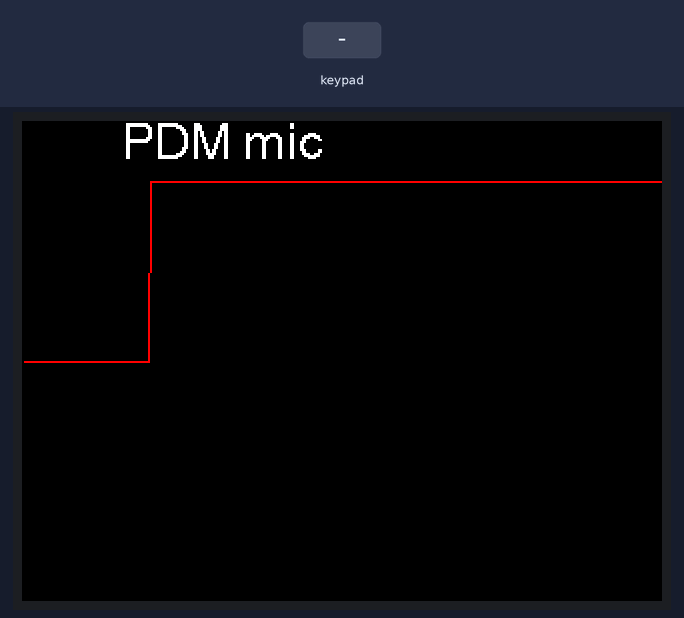
This sketch was run on a simulated ESP32. Parts: 320×240 colour display. The test bench sets the inputs (shaded band). I2S audio is not simulated (input reads silence); what the sketch prints to the serial monitor is not drawn.

Above: at 1.9 s.
2.0 s: key 'A' pressed
At 4.0 s:
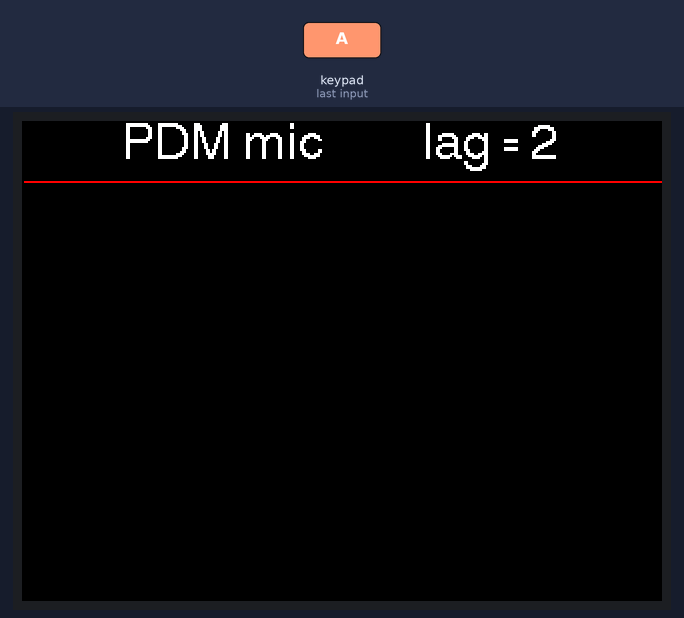
5.0 s: key 'B' pressed
At 6.5 s:
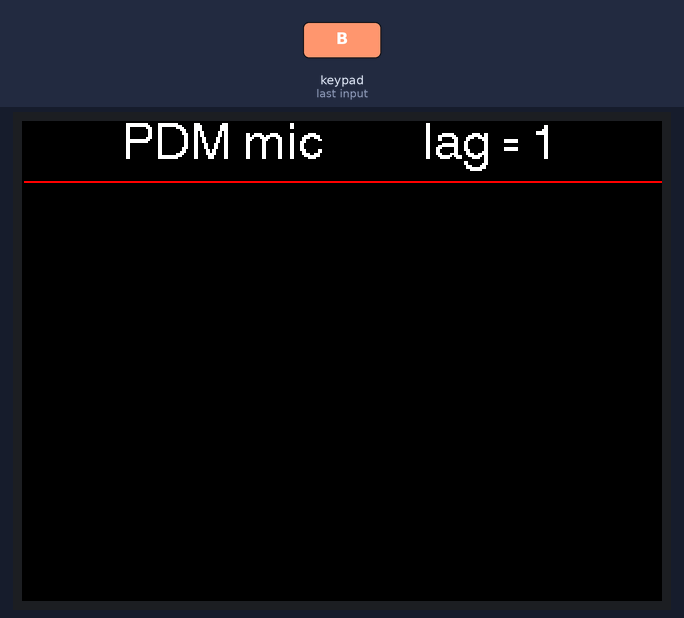
7.5 s: key 'C' pressed
Timing chart, 0 to 10.3 s (numbered marks = the images above; inputs shaded):
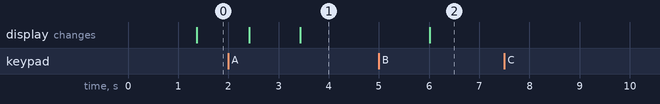

Measured:
- after the input at 2.0 s, the display: first differs from a run without the input after 1.4 s (image 1)
- after the input at 5.0 s, the display: changes after 1.0 s (image 2)

The sketch:

Listing2-1.ino
```cpp
/*******************************************************************************
 * Sketch name: Digital audio display
 * Description: Display audio signal on M5Stack Core2
 * Created on:  February 2023
 * Author:      Neil Cameron
 * Book:        ESP32 Communication
 * Chapter :    2 - I2S Audio
 ******************************************************************************/

#include <M5Core2.h>          // include M5Core2 and
#include <driver/i2s.h>         //    ESP32 I2S libraries
const int bufferLen = 1024;       // DMA buffer size (samples)
int N = 1, yData[320], yBase = 120;
int minY = 0, maxY = 2000;        // min and max values M5GO
//int minY = -600, maxY = 600;       // min and max values M5Stack

void setup()
{
  M5.begin();
  M5.Lcd.fillScreen(BLACK);       // initialise display
  M5.Lcd.setTextSize(1);
  M5.Lcd.setTextColor(WHITE, BLACK);
  M5.Lcd.drawString("PDM mic", 50, 0, 4);
  for (int i=0; i<320; i++) yData[i] = yBase;
  I2Sconfig();            // configure I2S
  pinConfig();            //    and GPIO pins
}

void I2Sconfig()            // function to configure I2S
{
  i2s_config_t i2s_config = {       // receive and PDM modes
    .mode = (i2s_mode_t)(I2S_MODE_MASTER | I2S_MODE_RX | I2S_MODE_PDM),
    .sample_rate = 44100,         // sample frequency
    .bits_per_sample = I2S_BITS_PER_SAMPLE_16BIT, // 16-bit sampling
    .channel_format = I2S_CHANNEL_FMT_ONLY_RIGHT, // mono channel sampling
    .communication_format = I2S_COMM_FORMAT_STAND_I2S,
    .intr_alloc_flags = ESP_INTR_FLAG_LEVEL1,
    .dma_buf_count = 2,           // DMA buffers
    .dma_buf_len = bufferLen          // DMA buffer length
  };
  i2s_driver_install(I2S_NUM_0, &i2s_config, 0, NULL);
}

void pinConfig()            // function to configure I2S pins
{
  i2s_pin_config_t pin_config = {
    .bck_io_num = I2S_PIN_NO_CHANGE,    // bit clock frequency
    .ws_io_num = 0,         // word select (left /right) clock
    .data_out_num = I2S_PIN_NO_CHANGE,    // data output
    .data_in_num = 34         // data input
  };
  i2s_set_pin(I2S_NUM_0, &pin_config);
}

void loop()
{
  wave();             // call wave function
}

void wave()       // function to read DMA buffer and display waveform
{
  size_t bits = 0;
  int16_t buffer[bufferLen] = {0};      // define and read I2S data buffer
  i2s_read(I2S_NUM_0, &buffer, sizeof(buffer), &bits, portMAX_DELAY);
  int bytes = bits / 8;         // convert bits to bytes
  if(bytes > 0)
  {
    for (int i=0; i<bytes; i=i+N)
    {
      M5.Lcd.drawLine(0, yData[0], 1, yData[1], BLACK); // overwrite value
      for (int j=1; j<320; j++) yData[j-1] = yData[j];     // shift one position
      int temp = constrain(buffer[i], minY, maxY);   // constrain buffer values
   Serial.println(buffer[i]);
      yData[319] = map(temp, minY, maxY, 30, 240);      // map to LCD height
      for (int j=1; j<319; j++)
      {
        M5.Lcd.drawLine(j, yData[j-1], j+1, yData[j], BLACK); // overwrite and
        M5.Lcd.drawLine(j, yData[j],   j+1, yData[j+1], RED); // draw new line
      }
    }
  }
  if (M5.BtnA.isPressed())        // press button A to increase lag
  {
    N++;
    newValue();           // call function to display lag
  }
  if (M5.BtnB.isPressed())        // press button B to decrease lag
  {
    N--;
    newValue();
  }
  if (M5.BtnC.isPressed())        // press button C to set lag to one
  {
    N = 1;
    newValue();
  }
  M5.update();
}

void newValue()         // function to update displayed lag
{
  if(N > 60 || N < 1) N = 1;
  M5.Lcd.fillRect(200, 0, 120, 30, BLACK);
  String str = "lag = " + String(N);
  M5.Lcd.drawString(str, 200, 0, 4);
}
```
